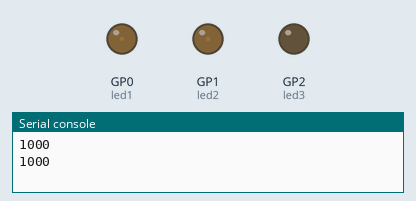
Simulated run of this program. Board: Raspberry Pi Pico running MicroPython. Parts: output pins drawn as LEDs (lit = HIGH), the last lines printed to the serial console. Threads take turns every 2 ms.

Above: at 0.1 s.
At 16.1 s:
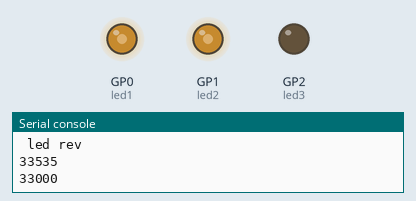
At 24.1 s:
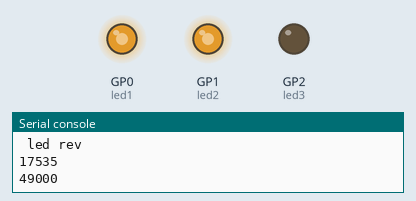
At 32.1 s:
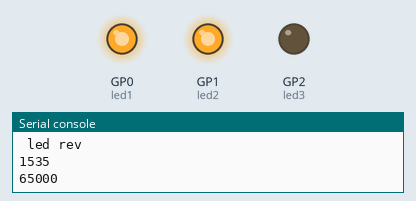
Timing chart, 0 to 40.0 s (numbered marks = the images above):
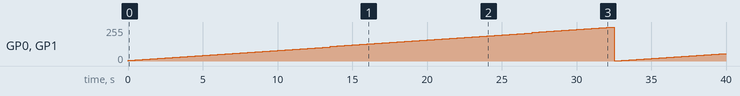

Measured:
- by itself, GP0 (led1), GP1 (led2): 0/255 → 4/255 at 0.00 s, → 8/255 0.50 s later, → 12/255 0.50 s later, → 16/255 0.50 s later, … (80 changes in this stretch)

The program:

PWM2.main.py
```python
import machine
import utime
import _thread

led1 = machine.PWM(machine.Pin(0))
led2 = machine.PWM(machine.Pin(1))

led1.freq(1000)
led2.freq(1000)

def ledrev():
    led3 = machine.PWM(machine.Pin(2))
    led3.freq(1000)
    while True:
        pwmval1 = 65535
        for i in range(65535):
            pwmval1 = pwmval1 - 1000
            print(pwmval)
            led2.duty_u16(pwmval)
            utime.sleep(0.5)
            print("\n led rev")
            print(pwmval1)
            if pwmval1 > 65535:
                pwmval1 = 0

_thread.start_new_thread(ledrev, ())

i = 0
pwmval = 0

while True:
    for i in range(65535):
        pwmval = pwmval + 1000
        print(pwmval)
        led1.duty_u16(pwmval)
        led2.duty_u16(pwmval)
        utime.sleep(0.5)
        print("\n led")
        print(pwmval)
        if pwmval > 65535:
            pwmval = 0
```
